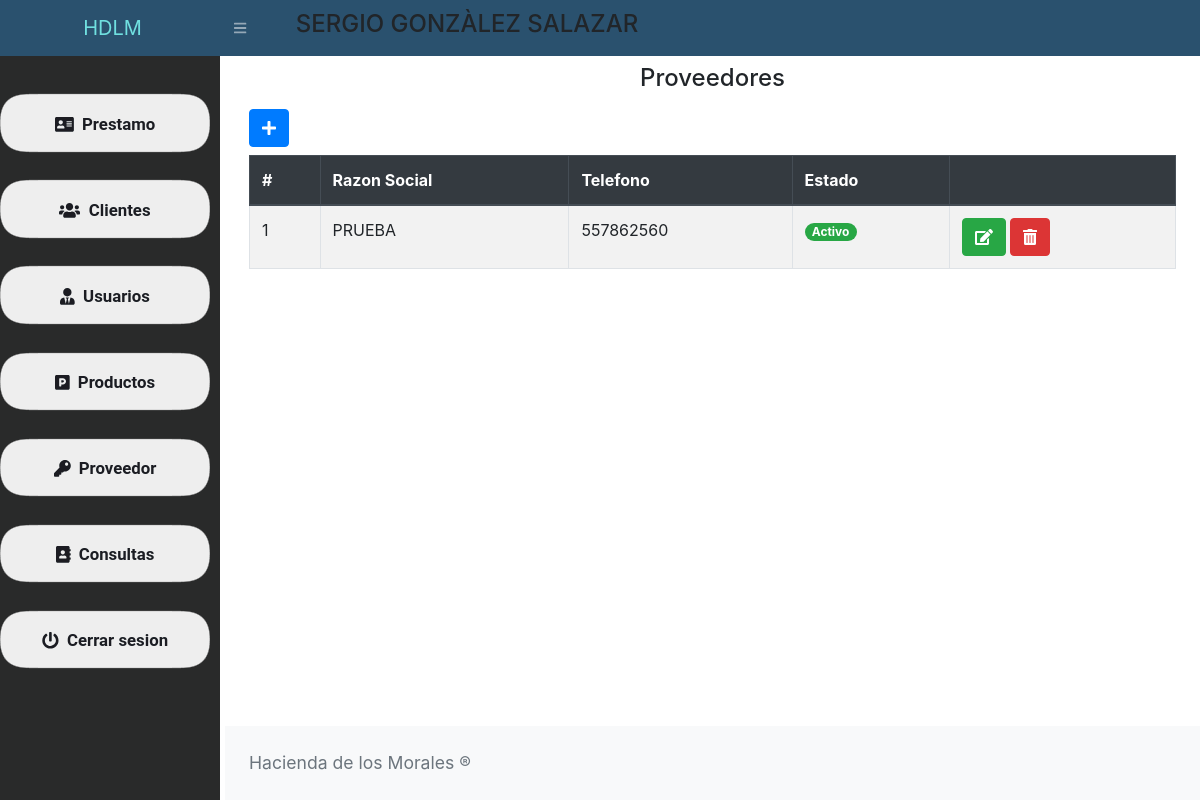
Screenshot of /src/proveedor.php (signed in) with the database file from the repository.
### tables this page shows
CREATE TABLE cat_proveedor(
id_proveedor INT NOT NULL PRIMARY KEY AUTO_INCREMENT,
razon_social VARCHAR(30) ,
telefono BIGINT NOT NULL,
id_area INT NOT NULL,
estatus INT NOT NULL default 1,
FOREIGN KEY (id_area) REFERENCES cat_area(id_area)
);

### src/proveedor.php (the view, shortened to what this page needs)
<?php
require_once "includes/header.php";
?>
<div class="form-group">
            <h4 class="text-center">Proveedores</h4>
        </div>
<button class="btn btn-primary mb-2" type="button" data-toggle="modal" data-target="#nuevo_cliente"><i class="fas fa-plus"></i></button>
<div class="table-responsive">
    <table class="table table-striped table-bordered" id="tbl">
        <thead class="thead-dark">
            <tr>
                <th>#</th>
                <th>Razon Social</th>
                <th>Telefono</th>
                <th>Estado</th>
                <th></th>
</tr>
</thead>
        <tbody>
            <?php
            include "../conexion.php";
            $query = mysqli_query($conexion, "SELECT * FROM cat_proveedor");
            $result = mysqli_num_rows($query);
            if ($result > 0) {
                while ($data = mysqli_fetch_assoc($query)) {
                    if ($data['estatus'] == 1) {
                        $estado = '<span class="badge badge-pill badge-success">Activo</span>';
                    } else {
                        $estado = '<span class="badge badge-pill badge-danger">Inactivo</span>';
                    }
            ?>
            <tr>
                        <td><?php echo $data['id_proveedor']; ?></td>
                        <td><?php echo $data['razon_social']; ?></td>
                        <td><?php echo $data['telefono']; ?></td>
                        <td><?php echo $estado; ?></td>
                        <td>
                            <?php if ($data['estatus'] == 1) { ?>
                                <a href="editar_proveedor.php?id=<?php echo $data['id_proveedor']; ?>" class="btn btn-success"><i class='fas fa-edit'></i></a>
                                <form action="eliminar_proveedor.php?id=<?php echo $data['id_proveedor']; ?>" method="post" class="confirmar d-inline">
                                    <button class="btn btn-danger" type="submit"><i class='fas fa-trash-alt'></i> </button>
                                </form>
                                <?php } ?>
                        </td>
                    </tr>
            <?php }
            } ?>
        </tbody>
        </table>
</div>
<?php include_once "includes/footer.php"; ?>

### rows the page displays
cat_proveedor: id_proveedor "1", razon_social "PRUEBA", telefono "557862560", estatus "Activo"

### other values shown
$_SESSION['nombre'] "SERGIO"
$_SESSION['apellidoP'] "GONZÀLEZ"
$_SESSION['apellidoM'] "SALAZAR"
